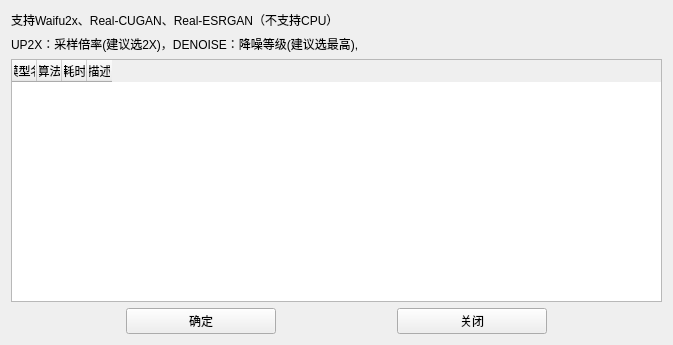
<?xml version="1.0" encoding="UTF-8"?>
<ui version="4.0">
 <class>SrSelect</class>
 <widget class="QWidget" name="SrSelect">
  <property name="geometry">
   <rect>
    <x>0</x>
    <y>0</y>
    <width>673</width>
    <height>345</height>
   </rect>
  </property>
  <property name="windowTitle">
   <string>Form</string>
  </property>
  <layout class="QVBoxLayout" name="verticalLayout">
   <item>
    <widget class="QLabel" name="label_4">
     <property name="text">
      <string>支持Waifu2x、Real-CUGAN、Real-ESRGAN（不支持CPU）</string>
     </property>
    </widget>
   </item>
   <item>
    <widget class="QLabel" name="label">
     <property name="text">
      <string>UP2X：采样倍率(建议选2X)，DENOISE：降噪等级(建议选最高),</string>
     </property>
    </widget>
   </item>
   <item>
    <widget class="QTableWidget" name="tableWidget">
     <property name="editTriggers">
      <set>QAbstractItemView::NoEditTriggers</set>
     </property>
     <property name="selectionBehavior">
      <enum>QAbstractItemView::SelectRows</enum>
     </property>
     <property name="sortingEnabled">
      <bool>true</bool>
     </property>
     <attribute name="horizontalHeaderVisible">
      <bool>true</bool>
     </attribute>
     <attribute name="horizontalHeaderCascadingSectionResizes">
      <bool>false</bool>
     </attribute>
     <attribute name="horizontalHeaderDefaultSectionSize">
      <number>25</number>
     </attribute>
     <attribute name="horizontalHeaderHighlightSections">
      <bool>false</bool>
     </attribute>
     <attribute name="horizontalHeaderShowSortIndicator" stdset="0">
      <bool>true</bool>
     </attribute>
     <attribute name="horizontalHeaderStretchLastSection">
      <bool>false</bool>
     </attribute>
     <attribute name="verticalHeaderVisible">
      <bool>true</bool>
     </attribute>
     <attribute name="verticalHeaderMinimumSectionSize">
      <number>23</number>
     </attribute>
     <attribute name="verticalHeaderDefaultSectionSize">
      <number>23</number>
     </attribute>
     <attribute name="verticalHeaderHighlightSections">
      <bool>true</bool>
     </attribute>
     <attribute name="verticalHeaderShowSortIndicator" stdset="0">
      <bool>false</bool>
     </attribute>
     <attribute name="verticalHeaderStretchLastSection">
      <bool>false</bool>
     </attribute>
     <column>
      <property name="text">
       <string>模型名</string>
      </property>
     </column>
     <column>
      <property name="text">
       <string>算法</string>
      </property>
     </column>
     <column>
      <property name="text">
       <string>耗时</string>
      </property>
     </column>
     <column>
      <property name="text">
       <string>描述</string>
      </property>
     </column>
    </widget>
   </item>
   <item>
    <layout class="QHBoxLayout" name="horizontalLayout_3">
     <item>
      <widget class="QPushButton" name="saveButton">
       <property name="maximumSize">
        <size>
         <width>150</width>
         <height>30</height>
        </size>
       </property>
       <property name="styleSheet">
        <string notr="true"/>
       </property>
       <property name="text">
        <string>确定</string>
       </property>
       <property name="shortcut">
        <string>Return</string>
       </property>
      </widget>
     </item>
     <item>
      <widget class="QPushButton" name="closeButton">
       <property name="maximumSize">
        <size>
         <width>150</width>
         <height>30</height>
        </size>
       </property>
       <property name="text">
        <string>关闭</string>
       </property>
      </widget>
     </item>
    </layout>
   </item>
  </layout>
 </widget>
 <resources>
  <include location="../../res/images.qrc"/>
 </resources>
 <connections/>
</ui>
